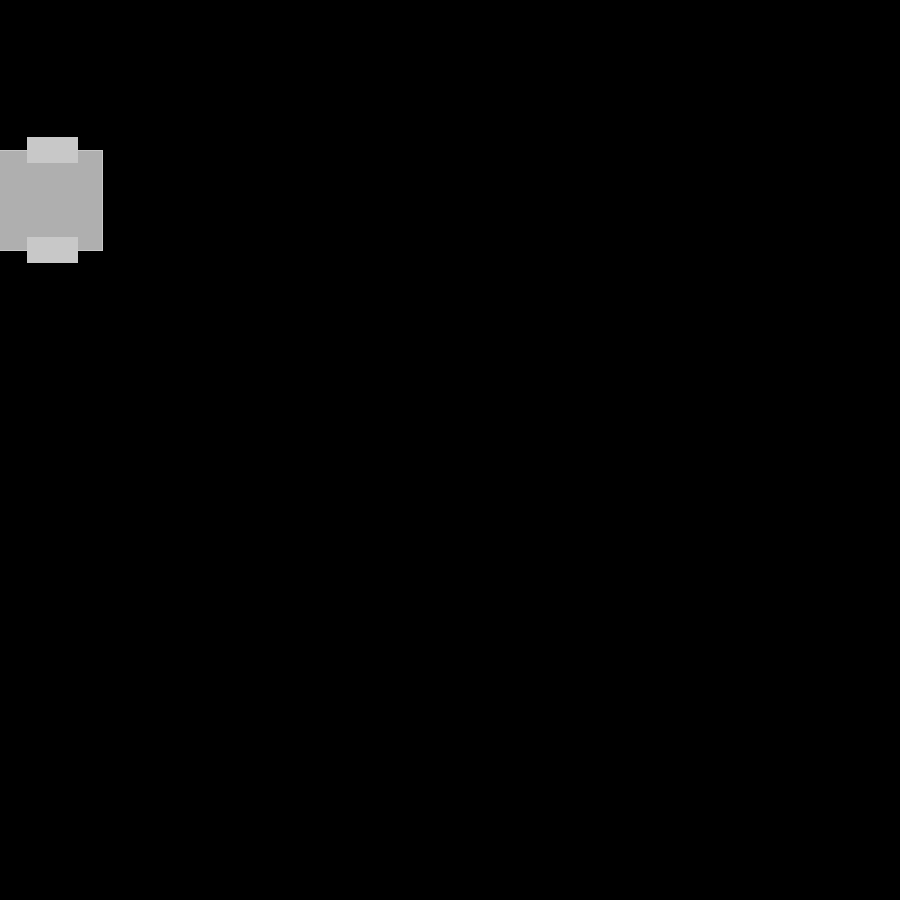
Frame 1 (no input)
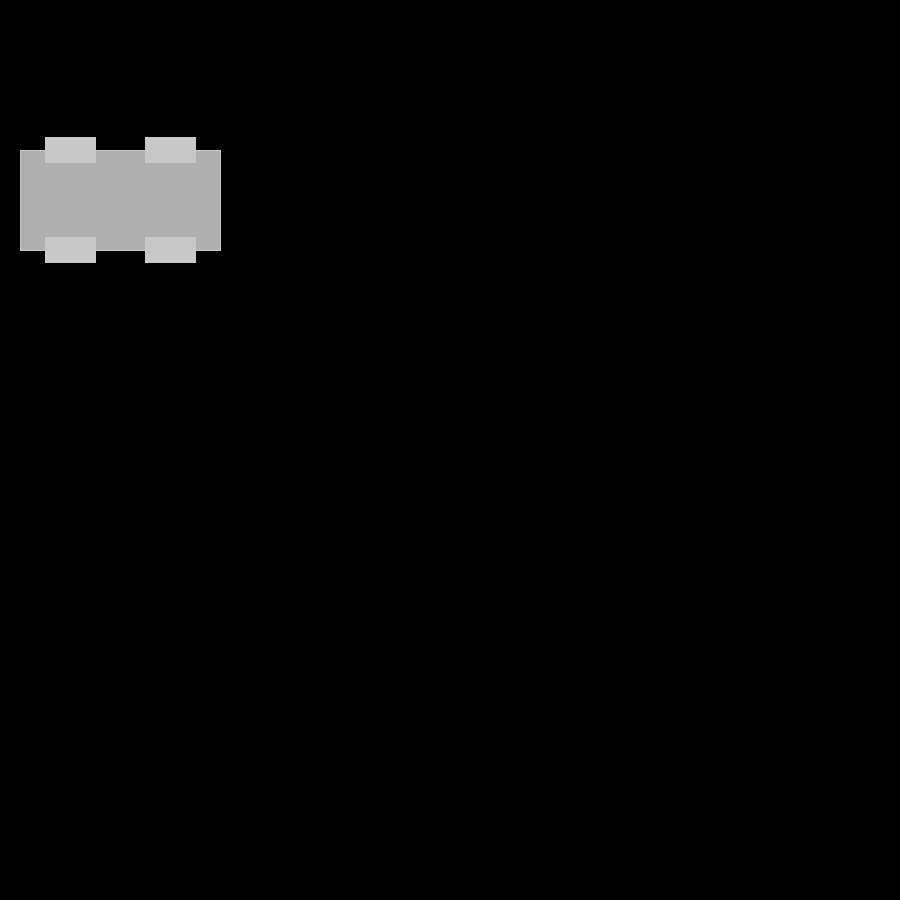
Frame 60 (the mouse pressed at the canvas centre just before this capture)
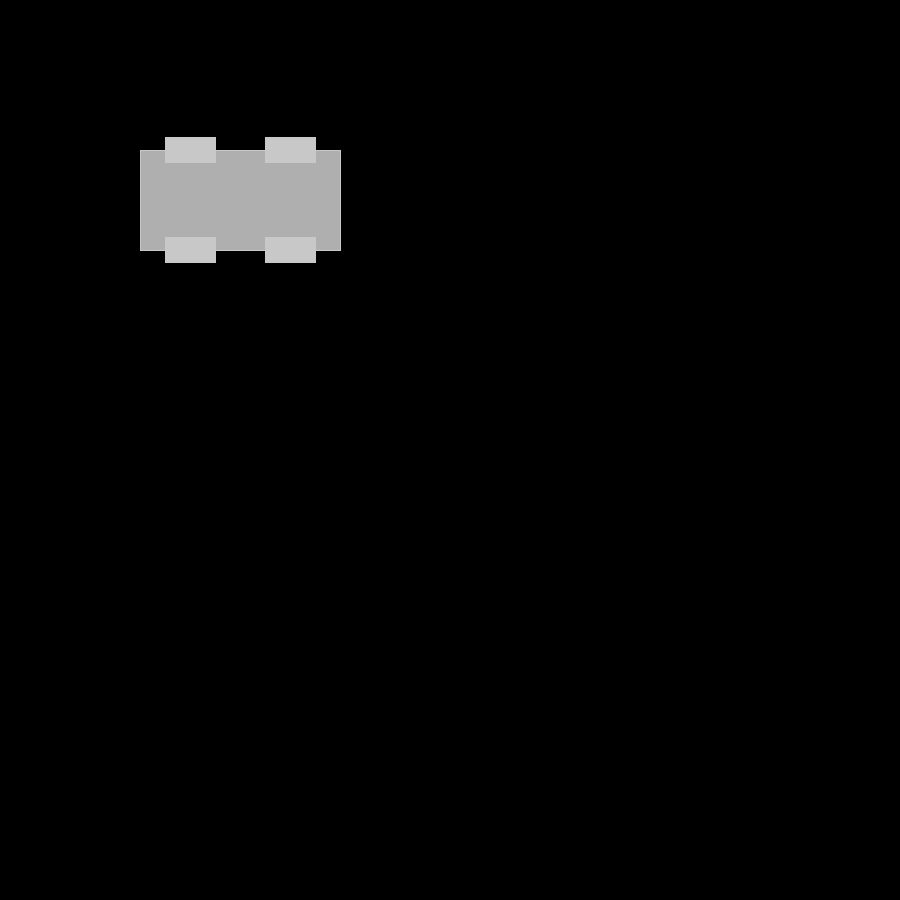
Frame 120 (the mouse held since frame 60 and released just before this capture)

The Processing sketch that drew these frames (run headless with seeded random() and noise(); from frame 60 on, the mouse is pressed at the canvas centre):

// Processing sketch: Excercise_7_6
// ── Excercise_7_6.pde
int globalX = 0;
int globalY = 200;
int speed = 2;


void setup() {
  size(900, 900);
  smooth();
}

void draw() {
  background(0);
  move();
  bounce();
  drawcar(globalX, globalY, 200, 175);
}


void move() {
  //change the speed
  globalX = globalX+speed;
}

void bounce() {
  if ((globalX > width) || (globalX < 0)) {
    speed = speed*-1;
  }
}
void drawcar(int x, int y, int thesize, color c) {
  // Using a local variable "offset"
  int offset = thesize/4;
  // Draw main car body
  rectMode(CENTER);
  stroke(200);
  fill(c);
  rect(x, y, thesize, thesize/2);
  // Draw four wheels relative to center
  fill(200);
  rect(x - offset, y - offset, offset, offset/2);
  rect(x + offset, y - offset, offset, offset/2);
  rect(x - offset, y + offset, offset, offset/2);
  rect(x + offset, y + offset, offset, offset/2);
}
